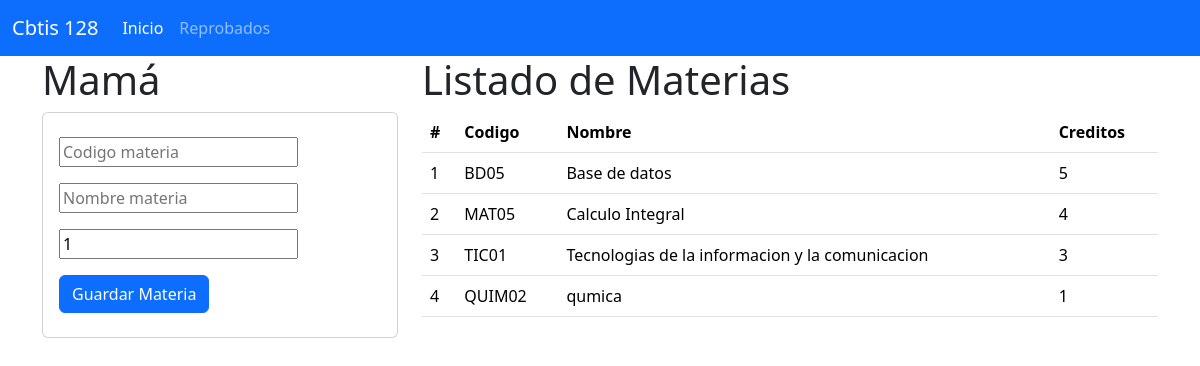
The page / on the database its author committed.
### materia_app/models.py (models this page shows, shortened)
class Materia(models.Model):
    codigo=models.CharField(primary_key=True,max_length=6)
    nombre=models.CharField(max_length=100)
    creditos=models.PositiveSmallIntegerField()

### materia_app/views.py (the view)
# urls.py: path("",views.inicio_vista, name="inicio_vista"),
def inicio_vista(request):
    lasmaterias=Materia.objects.all()
    return render(request,"gestionarMateria.html",{'mismaterias':lasmaterias})

### materia_app/templates/gestionarMateria.html
{% extends "base.html" %}
{% block cuerpo %}
  <div class="row">
   <div class="col-sm-12 col-md-4 col-lg-4 col-xl-4">
     <h1>Mamá</h1>
     <div class="card">
      <div class="card-body">
        <form action="registrarMateria/" method="POST">{% csrf_token %}
          <div class="form-group py-2">
            <input type="text" id="txtcodigo" name="txtcodigo" placeholder="Codigo materia" minlength="1"  maxlength="6" required>
          </div>
          <div class="form-group py-2">
            <input type="text" id="txtnombre" name="txtnombre" placeholder="Nombre materia" minlength="1"  maxlength="100" required>
          </div>
          <div class="form-group py-2">
            <input type="text" id="numcreditos" name="numcreditos" min="1"  max="9" value="1" equired>
          </div>
          <div class="form-group py-2">
            <button type="submit" class="btn btn-primary">Guardar Materia</button>
          </div>
        </form>
      </div>
    </div>
   </div>
  <div class="col-sm-12 col-md-8 col-lg-8 col-xl-8">
    <h1>Listado de Materias</h1>
    <table class="table">
        <thead>
          <tr>
            <th scope="col">#</th>
            <th scope="col">Codigo</th>
            <th scope="col">Nombre</th>
            <th scope="col">Creditos</th>
          </tr>
        </thead>
        <tbody>
          {% for m in mismaterias %}
          <tr>
            <td> {{forloop.counter}} </td>
            <td> {{m.codigo}} </td>
            <td> {{m.nombre}} </td>
            <td> {{m.creditos}} </td>
          </tr>
          {% endfor %}
        </tbody>
      </table>
  </div>
</div>
{% endblock %}

### materia_app/templates/base.html (shortened to what this page needs)
<!doctype html>
<html lang="en">
  <head>
    <link href="https://cdn.jsdelivr.net/npm/bootstrap@5.3.3/dist/css/bootstrap.min.css" rel="stylesheet">
  </head>
  <body>
    <nav class="navbar navbar-expand-lg bg-primary" data-bs-theme="dark">
        <div class="container-fluid">
          <a class="navbar-brand" href="#">Cbtis 128</a>
          <div class="collapse navbar-collapse" id="navbarNav">
            <ul class="navbar-nav">
              <li class="nav-item">
                <a class="nav-link active" aria-current="page" href="#">Inicio</a>
              </li>
              <li class="nav-item">
                <a class="nav-link" href="#">Reprobados</a>
              </li>
            </ul>
          </div>
        </div>
      </nav>
    <div class="container">
        {% block cuerpo %}
        {% endblock %}
    </div>
  </body>
</html>

### rows shown on the page
Materia: codigo "BD05", nombre "Base de datos", creditos "5"
Materia: codigo "MAT05", nombre "Calculo Integral", creditos "4"
Materia: codigo "TIC01", nombre "Tecnologias de la informacion y la comunicacion", creditos "3"
Materia: codigo "QUIM02", nombre "qumica", creditos "1"
